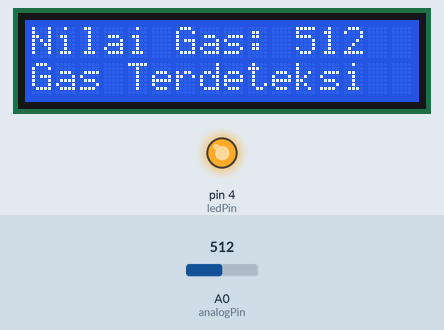
Recording of a sketch running on a simulated Arduino Uno, built with avr-gcc and run on an emulated ATmega328P. Shown: 16×2 character LCD, output pins drawn as LEDs (lit = HIGH). The inputs (shaded band) are chosen by the test bench; at power-on: A0 (analogPin) = 512. What the sketch prints to the serial monitor is not drawn.

Above: at 1.2 s.
1.3 s: A0 (analogPin) set to 494
At 2.7 s:
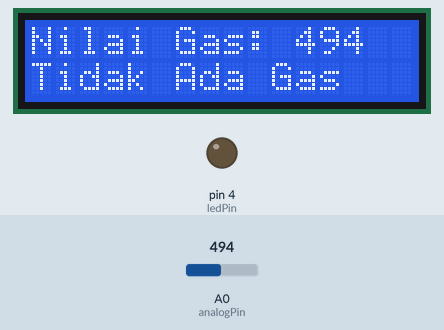
3.6 s: A0 (analogPin) set to 510
At 5.3 s:
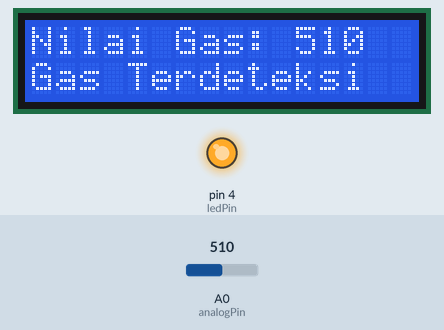
5.7 s: A0 (analogPin) set to 490
At 6.7 s:
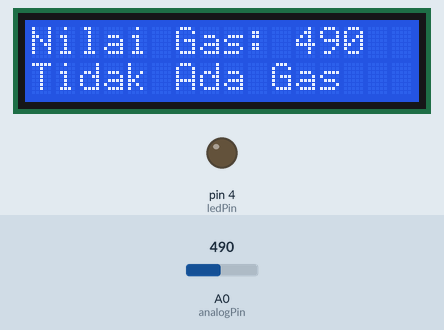
Timing chart, 0 to 8.7 s (numbered marks = the images above; inputs shaded):
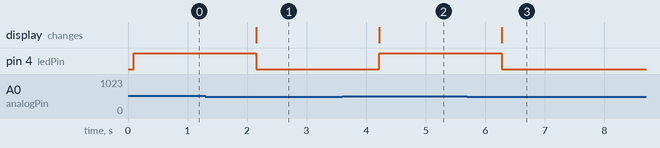

The sketch:

pendeteksigas-lcd16x2.ino
```cpp
#include <Wire.h>
#include <LiquidCrystal_I2C.h>

const int analogPin = A0; // Pin analog sensor gas terhubung ke pin A0 pada Arduino
const int thresholdValue = 500; // Nilai ambang batas untuk mendeteksi gas (sesuaikan sesuai kebutuhan Anda)
const int ledPin = 4; // Pin LED terhubung ke pin 13 pada Arduino


// SDA ke pin A4 Arduino
// SCL ke pin A5 Arduino
LiquidCrystal_I2C lcd(0x27, 16, 2);  // Alamat I2C LCD: 0x27 (sesuaikan dengan alamat LCD Anda)

void setup() {
  Serial.begin(9600); // Inisialisasi komunikasi serial dengan kecepatan 9600 bps
  pinMode(ledPin, OUTPUT); // Mengatur pin LED sebagai OUTPUT
  lcd.begin(16, 2);      // Inisialisasi LCD 16x2
  lcd.backlight();       // Menghidupkan backlight LCD
}

void loop() {
  int sensorValue = analogRead(analogPin); // Membaca nilai analog dari sensor gas
  Serial.print("Nilai sensor gas: ");
  Serial.println(sensorValue); // Menampilkan nilai sensor gas ke Serial Monitor

  lcd.clear(); // Menghapus layar LCD
  lcd.setCursor(0, 0); // Pindahkan kursor ke baris pertama, kolom pertama
  lcd.print("Nilai Gas: ");
  lcd.print(sensorValue); // Menampilkan nilai sensor gas di LCD

  if (sensorValue > thresholdValue) {
    Serial.println("Gas terdeteksi!"); // Menampilkan pesan jika gas terdeteksi melebihi nilai ambang batas
    lcd.setCursor(0, 1); // Pindahkan kursor ke baris kedua, kolom pertama
    lcd.print("Gas Terdeteksi"); // Menampilkan pesan di LCD
    digitalWrite(ledPin, HIGH); // Menghidupkan LED ketika gas terdeteksi
  } else {
    Serial.println("Tidak ada gas terdeteksi."); // Menampilkan pesan jika gas tidak terdeteksi atau nilainya di bawah ambang batas
    lcd.setCursor(0, 1); // Pindahkan kursor ke baris kedua, kolom pertama
    lcd.print("Tidak Ada Gas"); // Menampilkan pesan di LCD
    digitalWrite(ledPin, LOW); // Mematikan LED ketika gas tidak terdeteksi
  }

  delay(1000); // Tunggu 1 detik sebelum membaca nilai sensor lagi
}
```

Measured:
- the behaviour switches between 501 and 500 on A0 (analogPin) (found by bisection; images 0 and 1)
- after the input at 1.3 s, pin 4 (ledPin): HIGH → LOW after 0.86 s; the display: changes after 0.86 s (image 1)
- after the input at 3.6 s, pin 4 (ledPin): LOW → HIGH after 0.62 s; the display: changes after 0.62 s (image 2)
- after the input at 5.7 s, pin 4 (ledPin): HIGH → LOW after 0.58 s; the display: changes after 0.58 s (image 3)
